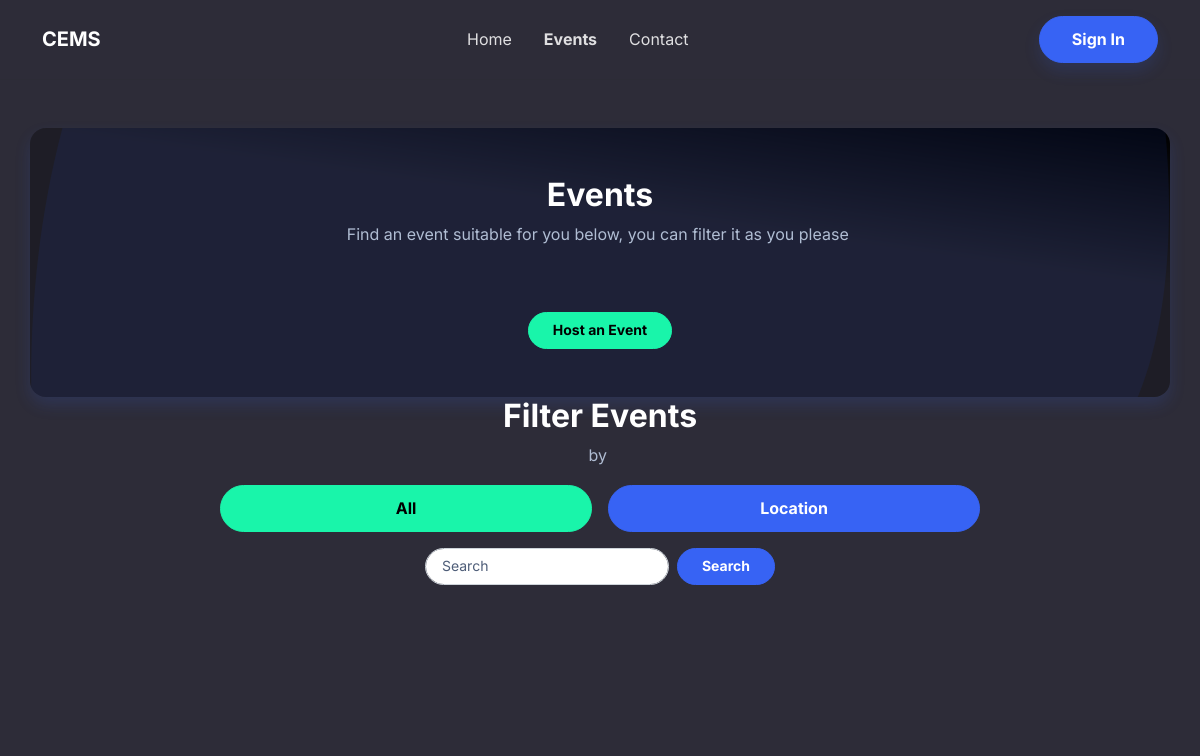
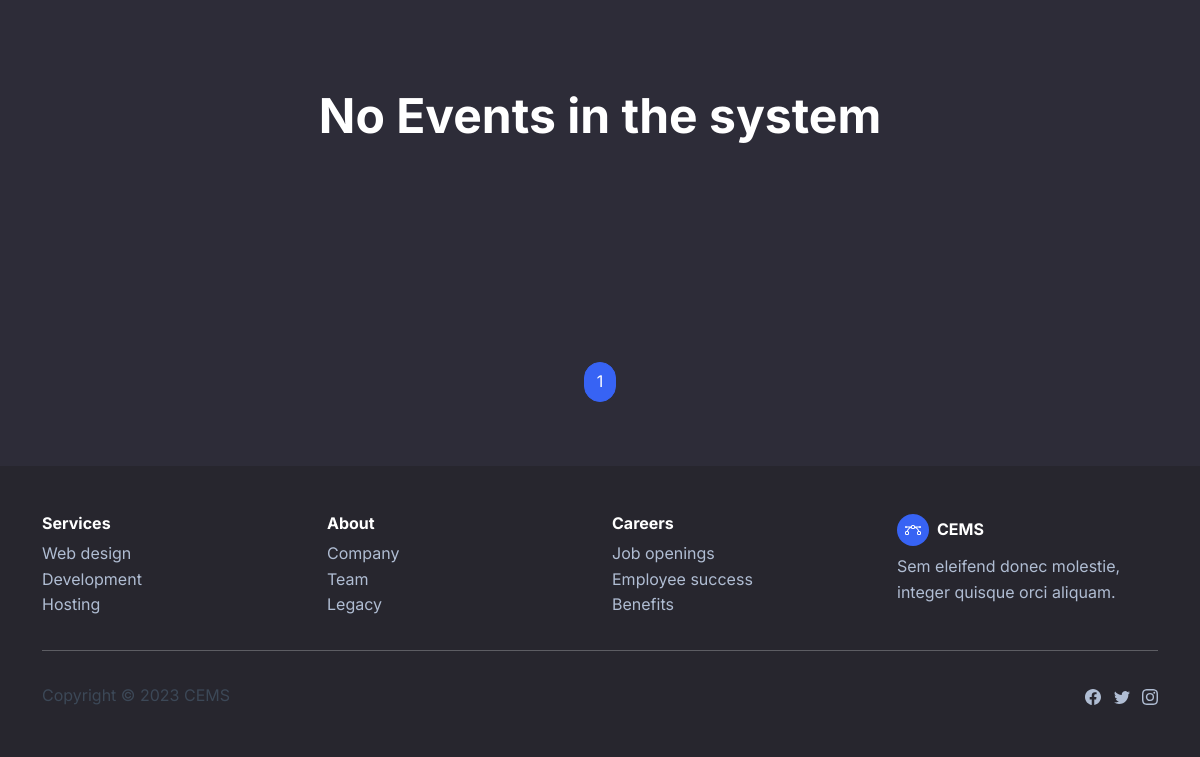
Before: /events/?query=&category=movement with the older database file (2 pictures, top to bottom).
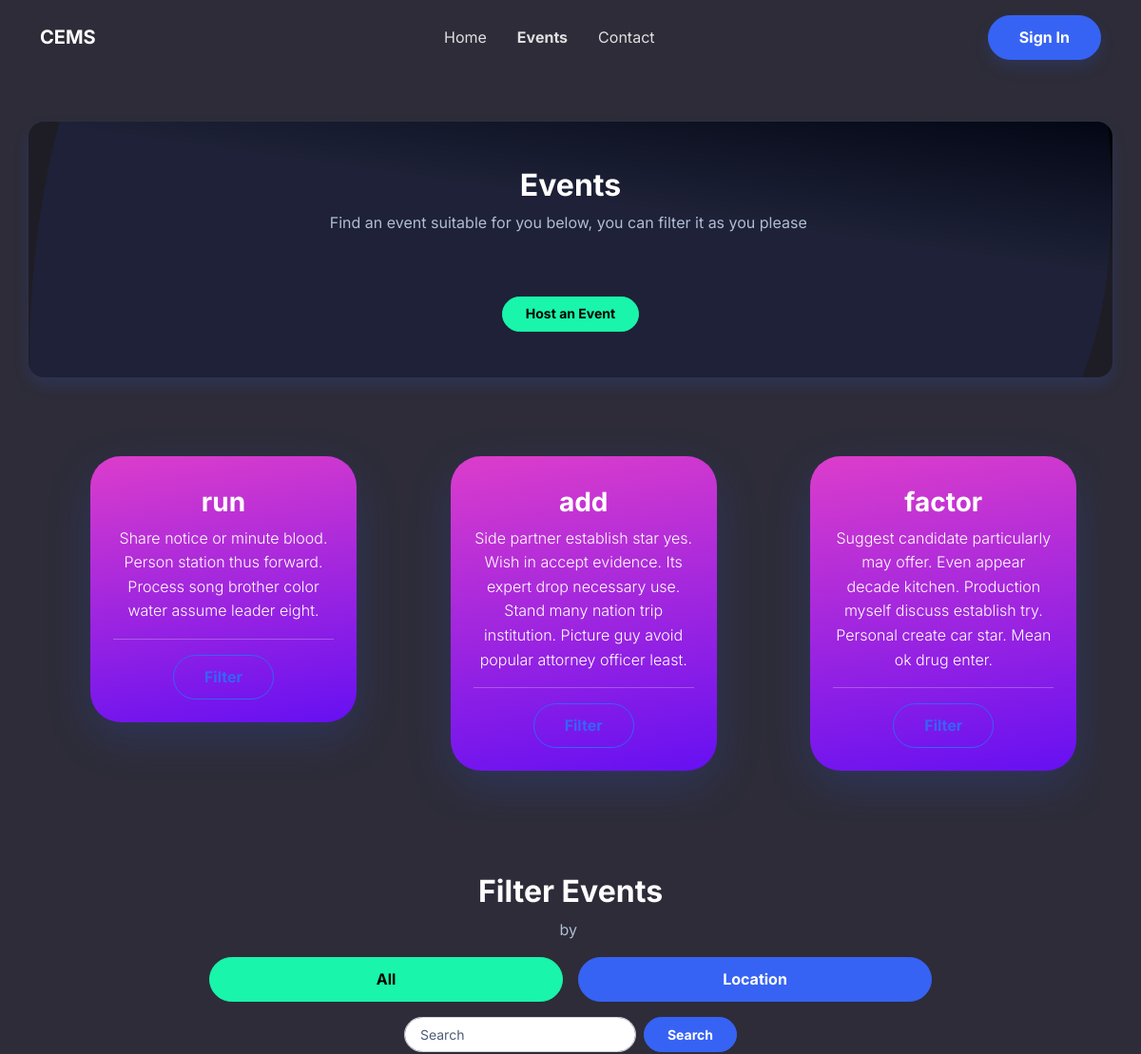
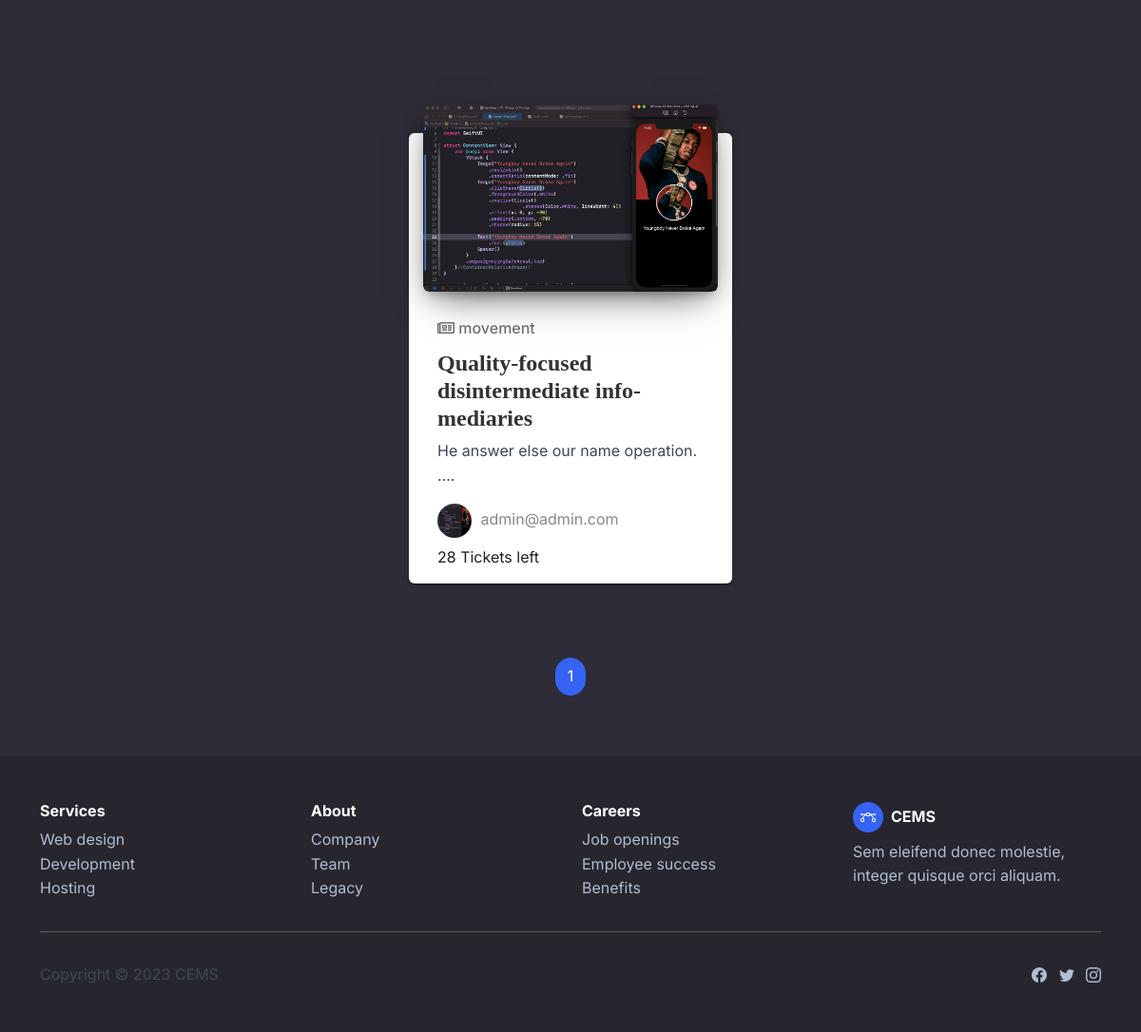
After: the same page with the newer database file (2 pictures, top to bottom).
### index_app/models.py (models this page shows, shortened)
class Category(models.Model):
    name = models.CharField(max_length=250)
    image = models.ImageField(
        upload_to='images', default='default.png')
    description = models.TextField()
    class Meta:
        verbose_name = 'Category'
        verbose_name_plural = 'Categories'
    def __str__(self):
        return self.name

class Event(models.Model):
    category = models.ForeignKey(
        "Category", null=True, on_delete=models.SET_NULL)
    title = models.CharField(max_length=250)
    description = models.TextField()
    start_date = models.DateTimeField()
    end_date = models.DateTimeField()
    guests = models.PositiveIntegerField(null=True)
    poster = models.ImageField(
        upload_to='poster', default='default.png')
    host = models.ForeignKey(User(), on_delete=models.CASCADE,null=True)
    approved = models.BooleanField(default=False)
    draft = models.BooleanField(default=True)
    venue = models.ForeignKey('venue',on_delete=models.SET_NULL,null=True)
    class Meta:
        verbose_name = 'Event'
        verbose_name_plural = 'Events'
        ordering = ['start_date']
    def get_absolute_url(self):
        return reverse("event-detail", kwargs={"pk": self.pk})
    def get_tickets_left(self):
        return self.guests - self.guest_set.count()

### user_auth/models.py (models this page shows, shortened)
class MyUser(AbstractBaseUser):
    avatar = models.ImageField(upload_to='avatars',default='default.png')
    first_name = models.CharField(max_length=30,null=True)
    last_name = models.CharField(max_length=30,null=True)
    username = models.CharField(max_length=30,null=True)
    email = models.EmailField(unique=True)
    dob = models.DateField(verbose_name="date of birth",null=True)
    is_staff = models.BooleanField(default=False)
    is_superuser = models.BooleanField(default=False)
    is_active = models.BooleanField(default=True)
    groups = models.ManyToManyField(Group, blank=True)
    user_permissions = models.ManyToManyField(Permission, blank=True)
    USERNAME_FIELD = 'email'
    REQUIRED_FIELDS = ['first_name', 'last_name', 'dob']
    objects = MyUserManager()
    class Meta:
        managed = True
        verbose_name = 'User Profile'
        verbose_name_plural = 'User Profiles'

### index_app/views.py (the view)
# urls.py: path("events/", views.EventListView.as_view(), name="event-list"),
class EventListView(generic.ListView):
    model = Event
    paginate_by = 9
    def get_context_data(self, **kwargs):
        context = super().get_context_data(**kwargs)
        context["categories"] = Category.objects.all()
        query = self.request.GET.get("query")
        if query:
            context['query'] = query
        category = self.request.GET.get("category")
        if category:
            context['select_category'] = category
        return context
    def get_queryset(self):
        queryset = super().get_queryset().filter(draft=False)
        query = self.request.GET.get("query")
        category = self.request.GET.get('category')
        if query:
            queryset = queryset.filter(
                Q(title__icontains=query)
            )
        if category:
            queryset = queryset.filter(
                Q(category__name__iexact=category)
            )
        return queryset

### index_app/templates/index_app/event_list.html (shortened to what this page needs)
{% extends 'base_generic.html' %}
{% load static %}
{% block styles %}
<link rel="stylesheet" href="https://cdnjs.cloudflare.com/ajax/libs/OwlCarousel2/2.3.4/assets/owl.carousel.min.css">
<link rel="stylesheet" href="{% static 'assets/css/OwlCarousel-2.css' %}">
<link rel="stylesheet" href="{% static 'assets/css/Responsive-UI-Card.css' %}">
{% endblock styles %}
{% block nav %}
<div class="collapse navbar-collapse" id="navcol-1" data-bs-spy="scroll" data-bs-smooth-scroll="true">
    <ul class="navbar-nav mx-auto">
        <li class="nav-item"><a class="nav-link" data-bss-hover-animate="pulse" href="{% url 'index' %}">Home</a>
        </li>
        <li class="nav-item"><a class="nav-link active" data-bss-hover-animate="pulse"
                href="{% url 'event-list' %}">Events</a>
        </li>
        <li class="nav-item"><a class="nav-link" href="{% url 'contact' %}">Contact</a></li>
    </ul>
    {% if user.is_authenticated %}
    <a class="btn btn-success shadow" role="button" href="{{user.get_to_dashboard}}">Dashboard</a>
    {% else %}
    <a class="btn btn-primary shadow" role="button" href="{% url 'login' %}">Sign In</a>
    {% endif %}
</div>
{% endblock nav %}
{% block main %}
<section class="py-5">
    <div class="container border rounded border-0 shadow py-5"
        style="background: url(&quot;{% static 'assets/img/blob.svg' %}&quot;) center / cover no-repeat, linear-gradient(-172deg, black, var(--bs-border-color-translucent) 37%), var(--bs-border-color-translucent);padding: 5px;height: auto;">
        <div class="row mb-4 mb-lg-5" style="margin: 0;">
            <div class="col-md-8 col-xl-6 text-center mx-auto">
                <h2 class="fw-bold">Events</h2>
                <p class="text-muted">Find an event suitable for you below, you can filter it as you please&nbsp;</p>
            </div>
        </div>
        <div class="d-flex justify-content-center align-items-lg-center"><a class="btn btn-success btn-sm"
                role="button" data-bss-hover-animate="rubberBand" href="{% url 'add-event' %}" target="_blank">Host an
                Event</a></div>
    </div>
    {% if categories %}
    <section data-aos="fade-up" data-aos-duration="400" data-aos-once="true" class="min-vh-100"
        style="padding-top: 30px;padding-bottom: 30px;min-height: 50vh !important;">
        <div class="container" style="min-width: 90vw;">
            <div data-aos="fade-up" data-aos-duration="400" data-aos-delay="200" data-aos-once="true"
                class="owl-slider">
                <div id="carousel" class="owl-carousel">
                    {% for category in categories %}
                    <div class="item height-350 mx-auto" style="height: auto;padding: 5px;">
                        <div class="text-start p-4 text-center shadow-lg m-5 rounded-5" id="cardEntrada-2"
                            style="background: linear-gradient(171deg, var(--bs-pink) 0%, var(--bs-indigo) 100%), var(--bs-purple);width: 280px;">
                            <h3 class="text-white text-center pt-2 fw-bold">{{category}}</h3>
                            <p class="fw-light text-white m-0">{{category.description}}</p>
                            <hr class="text-white">
                            {% if select_category == category.name %}
                            <div class="col-12"><a class="btn btn-primary" role="button"
                                    href="?query={{query}}#events">In Use</a></div>
                            {% else %}
                            <div class="col-12"><a class="btn btn-outline-primary" role="button"
                                    href="?query={{query}}&category={{category}}#events">Filter</a></div>
                            {% endif %}
                        </div>
                    </div>
                    {% endfor %}
                </div>
            </div>
        </div>
    </section>
    {% endif %}
    <div class="row justify-content-center mx-0 g-2">
        <div class="col-12 text-center mx-auto">
            <h2 class="fw-bold">Filter Events</h2>
            <p class="text-muted">by&nbsp;</p>
        </div>
        <div class="col-md-8 d-flex row justify-content-center">
            <a type="button" href="{% url 'event-list' %}" class="btn btn-success col mx-2">All</a>
            <a type="button" href="{% url 'location-list' %}" class="btn btn-primary col mx-2">Location</a>
        </div>
    </div>
    <div class="row mb-4 mb-lg-5" style="margin: 0;" id="events">
        <div class="col-md-8 col-xl-6 text-center mx-auto">
            <form class="d-flex justify-content-center flex-wrap my-2 align-items-center"
                action="?category={{select_category}}#events" method="get" style="border-style: none;">
                <div class="my-2"><input class="form-control form-control-sm" type="search" name="query"
                        placeholder="Search" value="{{query}}" style="border-radius: 32px;"></div>
                <div class="my-2"><button class="btn btn-primary btn-sm ms-sm-2" type="submit">Search</button></div>
            </form>
        </div>
    </div>
    <div class="container py-4 py-xl-5">
        <div class="container">
            <div class="row mx-0 justify-content-center">
                {% for event in page_obj %}
                {% include "components/event_card.html" with event=event %}
                {% empty %}
                <div class="p-5 mb-4 rounded-3">
                    <div class="container-fluid py-5">
                        <h1 class="display-5 fw-bold">No Events in the system</h1>
                    </div>
                </div>
                {% endfor %}
            </div>
        </div>
    </div>
    <nav class="d-flex justify-content-center" style="text-align: center;">
        <ul class="pagination">
            {% for page_number in page_obj.paginator.page_range %}
            {% if page_obj.number == page_number %}
            <li class="page-item active">
                <a class="page-link"
                    href="?page={{ page_number }}&query={{query}}&category={{select_category}}#events">{{page_number}}</a>
            </li>
            {% elif page_number > page_obj.number|add:'-3' and page_number < page_obj.number|add:'3' %} <li
                class="page-item">
                <a class="page-link"
                    href="?page={{ page_number }}&query={{query}}&category={{select_category}}#events">{{page_number}}</a>
                </li>
                {% endif %}
                {% endfor %}
        </ul>
    </nav>
</section>
{% endblock main %}

### index_app/templates/base_generic.html (shortened to what this page needs)
<!DOCTYPE html>
<html lang="en">
{% load static %}
<head>
	<link rel="stylesheet" href="{% static 'assets/bootstrap/css/bootstrap.min.css' %}">
	<link rel="stylesheet" href="https://use.fontawesome.com/releases/v5.12.0/css/all.css">
	<link rel="stylesheet" href="https://cdnjs.cloudflare.com/ajax/libs/aos/2.3.4/aos.css">
	<link rel="stylesheet" href="https://cdnjs.cloudflare.com/ajax/libs/animate.css/3.5.2/animate.min.css">
	{% block styles %}{% endblock styles %}
	<link rel="stylesheet" href="{% static 'assets/css/styles.css' %}">
</head>
<body>
	<nav class="navbar navbar-dark navbar-expand-md sticky-top py-3" id="mainNav" style="text-align: center;">
		<div class="container"><a class="navbar-brand d-flex align-items-center" href="/"><span>CEMS</span></a>
			{% block nav %}{% endblock nav %}
		</div>
	</nav>
	{% block main %}
	{% endblock main %}
	<footer class="bg-dark">
		<div class="container py-4 py-lg-5">
			<div class="row justify-content-center">
				<div class="col-sm-4 col-md-3 text-center text-lg-start d-flex flex-column">
					<h3 class="fs-6 fw-bold">Services</h3>
					<ul class="list-unstyled">
						<li><a href="#">Web design</a></li>
						<li><a href="#">Development</a></li>
						<li><a href="#">Hosting</a></li>
					</ul>
				</div>
				<div class="col-sm-4 col-md-3 text-center text-lg-start d-flex flex-column">
					<h3 class="fs-6 fw-bold">About</h3>
					<ul class="list-unstyled">
						<li><a href="#">Company</a></li>
						<li><a href="#">Team</a></li>
						<li><a href="#">Legacy</a></li>
					</ul>
				</div>
				<div class="col-sm-4 col-md-3 text-center text-lg-start d-flex flex-column">
					<h3 class="fs-6 fw-bold">Careers</h3>
					<ul class="list-unstyled">
						<li><a href="#">Job openings</a></li>
						<li><a href="#">Employee success</a></li>
						<li><a href="#">Benefits</a></li>
					</ul>
				</div>
				<div
					class="col-lg-3 text-center text-lg-start d-flex flex-column align-items-center order-first align-items-lg-start order-lg-last">
					<div class="fw-bold d-flex align-items-center mb-2"><span
							class="bs-icon-sm bs-icon-circle bs-icon-primary d-flex justify-content-center align-items-center bs-icon me-2"></span><span>CEMS</span></div>
					<p class="text-muted">Sem eleifend donec molestie, integer quisque orci aliquam.</p>
				</div>
			</div>
			<hr>
			<div class="text-muted d-flex justify-content-between align-items-center pt-3">
				<p class="mb-0">Copyright © 2023 CEMS</p>
				<ul class="list-inline mb-0">
					<li class="list-inline-item"></li>
					<li class="list-inline-item"></li>
					<li class="list-inline-item"></li>
				</ul>
			</div>
		</div>
	</footer>
</body>
</html>

### index_app/templates/components/event_card.html (shortened to what this page needs)
{% load static %}
<div class="col-md-4 height-350" style="height:auto">
	<div class="blog-card blog-card-blog">
		<div class="blog-card-image">
			<a href="#"> <img class="img" src="{{event.poster.url}}" style="object-fit:cover;max-height:200px;"> </a>
		</div>
		<div class="blog-table">
			<h6 class="blog-category blog-text-success"><i class="far fa-newspaper"></i> {{event.category}}</h6>
			<h4 class="blog-card-caption">
				<a href="{{event.get_absolute_url}}">{{event.title}}</a>
			</h4>
			<p class="blog-card-description">{{event.description|truncatewords:6}}.</p>
			<div class="ftr">
				<div class="author">
					<img src="{{event.host.avatar.url}}" alt="..." class="avatar img-raised">
					<span>{{event.host.email}}</span>
				</div>
			</div>
			<div class="stats mt-2">{{event.get_tickets_left}} Tickets left</div>
		</div>
	</div>
</div>

### index_app/static/assets/css/Responsive-UI-Card.css (style rules this page uses)
.blog-card-blog { margin-top: 30px; }
.blog-card { display: inline-block; position: relative; width: 100%; margin-bottom: 30px; border-radius: 6px; color: rgba(0, 0, 0, 0.87); background: #fff; box-shadow: 0 2px 2px 0 rgba(0, 0, 0, 0.14), 0 3px 1px -2px rgba(0, 0, 0, 0.2), 0 1px 5px 0 rgba(0, 0, 0, 0.12); }
.blog-card .blog-card-image { height: 60%; position: relative; overflow: hidden; margin-left: 15px; margin-right: 15px; margin-top: -30px; border-radius: 6px; box-shadow: 0 16px 38px -12px rgba(0, 0, 0, 0.56), 0 4px 25px 0px rgba(0, 0, 0, 0.12), 0 8px 10px -5px rgba(0, 0, 0, 0.2); }
.blog-card .blog-card-image img { width: 100%; height: 100%; border-radius: 6px; pointer-events: none; }
.blog-card .blog-table { padding: 15px 30px; }
.blog-table { margin-bottom: 0px; }
.blog-category { position: relative; line-height: 0; margin: 15px 0; }
.blog-text-success { color: #6f6f6f!important; }
.blog-card-blog .blog-card-caption { margin-top: 5px; }
.blog-card-caption { font-weight: 700; font-family: "Roboto Slab", "Times New Roman", serif; }
.blog-card-caption, .blog-card-caption a { color: #333; text-decoration: none; }
p { color: #3C4857; margin-top: 0; margin-bottom: 1rem; }
.blog-card .ftr { margin-top: 15px; }
.blog-card .ftr .author { color: #888; }
.blog-card .ftr div { display: inline-block; }
.blog-card .author .avatar { width: 36px; height: 36px; overflow: hidden; border-radius: 50%; margin-right: 5px; }
a { text-decoration: none; }

Changed rows visible on the page:
added Category: name "run", description "Share notice or minute blood. Person station thus forward. Process song brother color water assume leader eight."
added Category: name "add", description "Side partner establish star yes. Wish in accept evidence. Its expert drop necessary use. Stand many nation trip institution. Picture guy avoid popular attorney officer least."
added Category: name "factor", description "Suggest candidate particularly may offer. Even appear decade kitchen. Production myself discuss establish try. Personal create car star. Mean ok drug enter."
added Event: poster (placeholder picture), category "movement", title "Quality-focused disintermediate info-mediaries", description "He answer else our name operation. …", host.avatar (placeholder picture), host.email "admin@admin.com", get_tickets_left "28"
Other visible differences:
text no longer shown: "No Events in the system"
